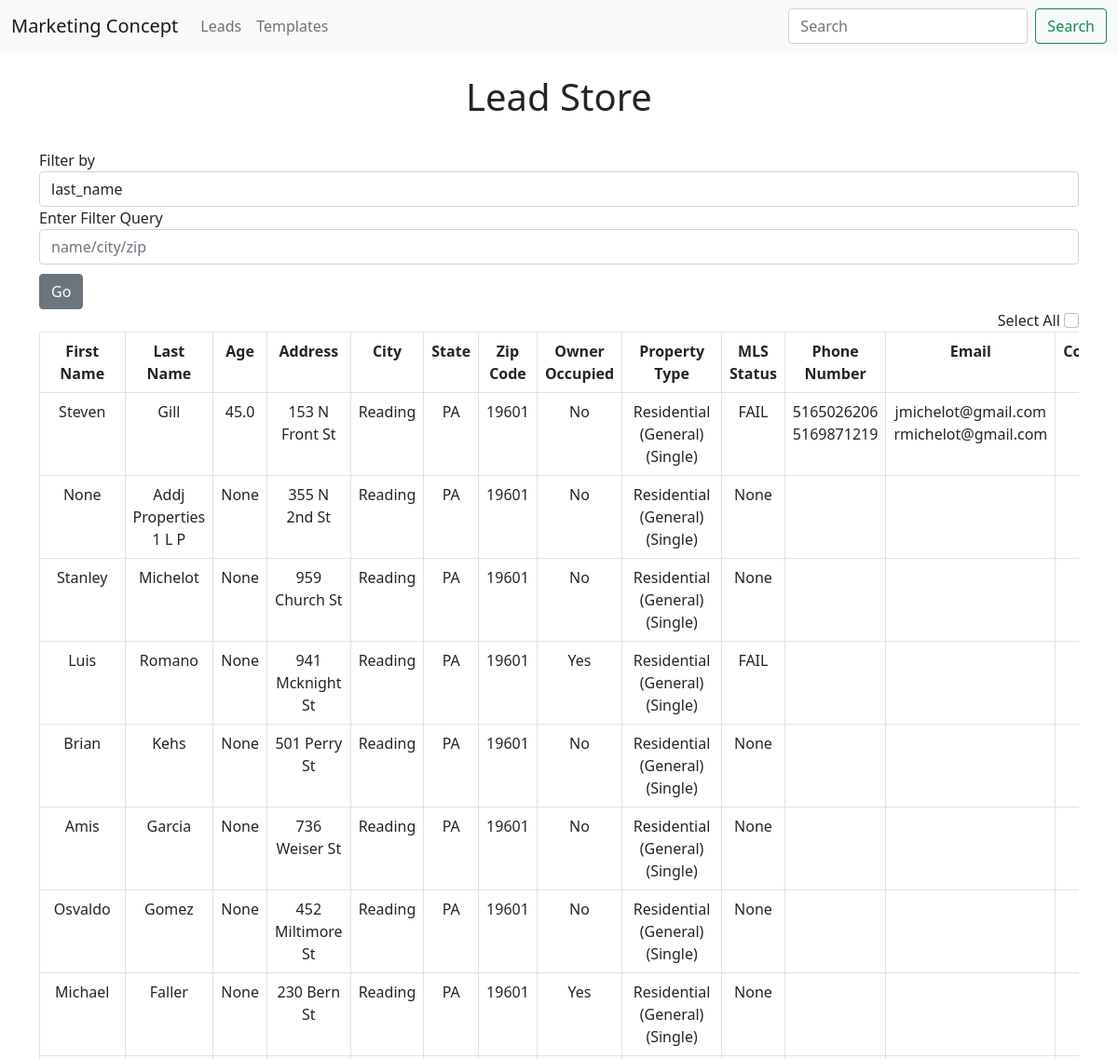
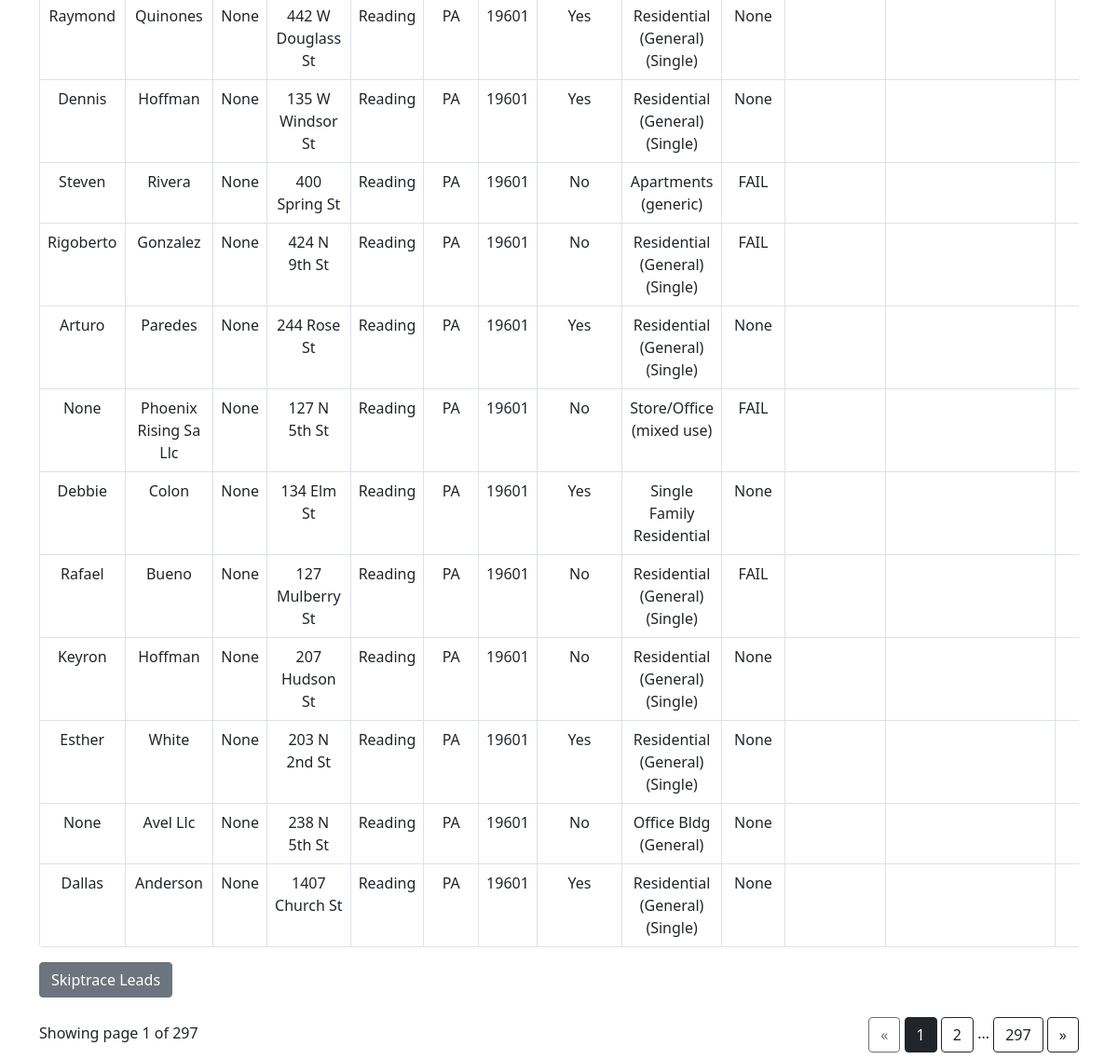
Page /leads on the committed database (2 pictures, top to bottom).
### app.py (models this page shows, shortened)
class Lead(db.Model):
    id = db.Column(db.Integer, primary_key=True)
    first_name = db.Column(db.String(200), nullable=False)
    last_name = db.Column(db.String(200), nullable=False)
    age = db.Column(db.Integer, default=0) #just added
    address = db.Column(db.String(200), nullable=False)
    city = db.Column(db.String(200), nullable=False)
    state = db.Column(db.String(200), nullable=False)
    zip = db.Column(db.String(200), nullable=False)
    owner_occupied = db.Column(db.String, nullable=False)
    property_type = db.Column(db.String, nullable=False)
    mls_status = db.Column(db.String, nullable=False)
    mobile_phones = db.relationship('Phone_Number', backref='lead')
    emails = db.relationship('Email', backref='lead')
    contacted = db.Column(db.Integer, default=0)
    contact_time = db.Column(db.DateTime)
    template_sent = db.Column(db.String(200), nullable=False)
    response = db.Column(db.String(200))
    motivation_level = db.Column(db.String(200), nullable=False)

class Phone_Number(db.Model):
    id = db.Column(db.Integer, primary_key=True)
    mobile_phone = db.Column(db.String(20), nullable=False)
    contacted = db.Column(db.Integer, default=0)
    contact_time = db.Column(db.DateTime)
    response = db.Column(db.String(200))
    lead_id = db.Column(db.Integer, db.ForeignKey('lead.id'))
    __table_args__ = (
        db.UniqueConstraint('lead_id', 'mobile_phone', name='unique_phone_numbers'),
    )

class Email(db.Model):
    id = db.Column(db.Integer, primary_key=True)
    email_address = db.Column(db.String(20), nullable=False)
    contacted = db.Column(db.Integer, default=0)
    contact_time = db.Column(db.DateTime)
    response = db.Column(db.String(200))
    lead_id = db.Column(db.Integer, db.ForeignKey('lead.id'))
    __table_args__ = (
        db.UniqueConstraint('lead_id', 'email_address', name='unique_emails'),
    )

### app.py (the view)
@app.route('/leads', methods=['POST', 'GET'])
def leads():
    if request.method == 'POST':
        selected = request.form.getlist('select')
        print(selected)
    page = request.args.get('page', 1, type=int)
    leads = db.session.query(Lead).paginate(page=page, per_page=ROWS_PER_PAGE)
    return render_template('leads.html', leads=leads)

### templates/leads.html (shortened to what this page needs)
{% extends 'base.html' %}
{% block body %}
<br><h1 style="text-align:center">Lead Store</h1><br>
<form class="form-inline" method="POST" action="{{ url_for('updated_filter') }}">
    <div class="form-group">
        <label for="exampleFormControlInput1">Filter by </label>
        <div class="input-group">
                <select name="comp_select" class="selectpicker form-control">
                    <option>last_name</option>
                </select>
        </div>
        <div class="form-group">
            <label for="exampleFormControlInput1">Enter Filter Query</label>
            <input name="info" class="form-control" id="exampleFormControlInput1" placeholder="name/city/zip">
        </div>
        <button type="submit" class="btn btn-secondary" style="margin-top: 10px;">Go</button>
    </div>
</form>
<span style="float: right;">Select All  <input class="form-check-input" type="checkbox"  id='updateme' onClick="toggle(this)"/></span><br/>
<div class="table-responsive">
    <form action="" method='POST'>
        <table class="table table-bordered" style="border-radius: 4px; overflow: hidden;">
            <tr>
                <th>First Name</th>
                <th>Last Name</th>
                <th>Age</th>
                <th>Address</th>
                <th>City</th>
                <th>State</th>
                <th>Zip Code</th>
                <th>Owner Occupied</th>
                <th>Property Type</th>
                <th>MLS Status</th>
                <th>Phone Number</th>
                <th>Email</th>
                <th>Contacted?</th>
            </tr>
            {%  for lead in leads.items %}
            <tr>
                <td>{{lead.first_name}}</td>
                <td>{{lead.last_name}}</td>
                <td>{{lead.age}}</td>
                <td>{{lead.address}}</td>
                <td>{{lead.city}}</td>
                <td>{{lead.state}}</td>
                <td>{{lead.zip}}</td>
                <td>{{lead.owner_occupied}}</td>
                <td>{{lead.property_type}}</td>
                <td>{{lead.mls_status}}</td>
                <td>
                    {% for mobile_phone in lead.mobile_phones %}
                        {{mobile_phone.mobile_phone
                            .replace(" ", "")
                            .replace("-", "")
                            .replace("(", "")
                            .replace(")", "")}}<br>
                    {% endfor %}
                </td>
                <td>
                    {% for email in lead.emails %}
                        {{email.email_address}}<br>
                    {% endfor %}
                </td>
                <td>{{lead.contacted}}</td>
            </tr>
            {% endfor %}
        </table>
        <button type='submit' class="btn btn-secondary" style="margin-bottom: 10px;">Skiptrace Leads</button>
    </form>
</div>
<div class="text-right" style="float: right; margin-top: 11px;">
    <a href="{{ url_for('leads', page=leads.prev_num) }}"
       class="btn btn-outline-dark
       {% if leads.page == 1 %}disabled{% endif %}">
        &laquo;
    </a>
    {% for page_num in leads.iter_pages(left_edge=1, right_edge=1, left_current=1, right_current=2) %}
{% if page_num %}
            {% if leads.page == page_num %}
            <a href="{{ url_for('leads', page=page_num) }}"
               class="btn btn-dark">
                {{ page_num }}
            </a>
            {% else %}
            <a href="{{ url_for('leads', page=page_num) }}"
               class="btn btn-outline-dark">
                {{ page_num }}
            </a>
            {% endif %}
        {% else %}
            ...
        {% endif %}
    {% endfor %}
    <a href="{{ url_for('leads', page=leads.next_num) }}"
       class="btn btn-outline-dark
       {% if leads.page == leads.pages %}disabled{% endif %}">
        &raquo;
    </a>
</div>
<p class="text-right mt-3">
   Showing page {{ leads.page }} of {{ leads.pages }}
</p>
{% endblock %}

### static/css/main.css (style rules this page uses)
table, th, td { text-align: center; }

### rows in the picture
Lead: first_name "Steven", last_name "Gill", age "45.0", address "153 N Front St", city "Reading", state "PA", zip "19601", owner_occupied "No", property_type "Residential (General) (Single)", mls_status "FAIL"
Phone_Number: mobile_phone "5165026206"
Phone_Number: mobile_phone "5169871219"
Email: email_address "jmichelot@gmail.com"
Email: email_address "rmichelot@gmail.com"
Lead: first_name "None", last_name "Addj Properties 1 L P", age "None", address "355 N 2nd St", city "Reading", state "PA", zip "19601", owner_occupied "No", property_type "Residential (General) (Single)", mls_status "None"
Lead: first_name "Stanley", last_name "Michelot", age "None", address "959 Church St", city "Reading", state "PA", zip "19601", owner_occupied "No", property_type "Residential (General) (Single)", mls_status "None"
Lead: first_name "Luis", last_name "Romano", age "None", address "941 Mcknight St", city "Reading", state "PA", zip "19601", owner_occupied "Yes", property_type "Residential (General) (Single)", mls_status "FAIL"
Lead: first_name "Brian", last_name "Kehs", age "None", address "501 Perry St", city "Reading", state "PA", zip "19601", owner_occupied "No", property_type "Residential (General) (Single)", mls_status "None"
Lead: first_name "Amis", last_name "Garcia", age "None", address "736 Weiser St", city "Reading", state "PA", zip "19601", owner_occupied "No", property_type "Residential (General) (Single)", mls_status "None"
Lead: first_name "Osvaldo", last_name "Gomez", age "None", address "452 Miltimore St", city "Reading", state "PA", zip "19601", owner_occupied "No", property_type "Residential (General) (Single)", mls_status "None"
Lead: first_name "Michael", last_name "Faller", age "None", address "230 Bern St", city "Reading", state "PA", zip "19601", owner_occupied "Yes", property_type "Residential (General) (Single)", mls_status "None"
Lead: first_name "Raymond", last_name "Quinones", age "None", address "442 W Douglass St", city "Reading", state "PA", zip "19601", owner_occupied "Yes", property_type "Residential (General) (Single)", mls_status "None"
Lead: first_name "Dennis", last_name "Hoffman", age "None", address "135 W Windsor St", city "Reading", state "PA", zip "19601", owner_occupied "Yes", property_type "Residential (General) (Single)", mls_status "None"
Lead: first_name "Steven", last_name "Rivera", age "None", address "400 Spring St", city "Reading", state "PA", zip "19601", owner_occupied "No", property_type "Apartments (generic)", mls_status "FAIL"
Lead: first_name "Rigoberto", last_name "Gonzalez", age "None", address "424 N 9th St", city "Reading", state "PA", zip "19601", owner_occupied "No", property_type "Residential (General) (Single)", mls_status "FAIL"
Lead: first_name "Arturo", last_name "Paredes", age "None", address "244 Rose St", city "Reading", state "PA", zip "19601", owner_occupied "Yes", property_type "Residential (General) (Single)", mls_status "None"
Lead: first_name "None", last_name "Phoenix Rising Sa Llc", age "None", address "127 N 5th St", city "Reading", state "PA", zip "19601", owner_occupied "No", property_type "Store/Office (mixed use)", mls_status "FAIL"
Lead: first_name "Debbie", last_name "Colon", age "None", address "134 Elm St", city "Reading", state "PA", zip "19601", owner_occupied "Yes", property_type "Single Family Residential", mls_status "None"
Lead: first_name "Rafael", last_name "Bueno", age "None", address "127 Mulberry St", city "Reading", state "PA", zip "19601", owner_occupied "No", property_type "Residential (General) (Single)", mls_status "FAIL"
Lead: first_name "Keyron", last_name "Hoffman", age "None", address "207 Hudson St", city "Reading", state "PA", zip "19601", owner_occupied "No", property_type "Residential (General) (Single)", mls_status "None"
Lead: first_name "Esther", last_name "White", age "None", address "203 N 2nd St", city "Reading", state "PA", zip "19601", owner_occupied "Yes", property_type "Residential (General) (Single)", mls_status "None"
Lead: first_name "None", last_name "Avel Llc", age "None", address "238 N 5th St", city "Reading", state "PA", zip "19601", owner_occupied "No", property_type "Office Bldg (General)", mls_status "None"
Lead: first_name "Dallas", last_name "Anderson", age "None", address "1407 Church St", city "Reading", state "PA", zip "19601", owner_occupied "Yes", property_type "Residential (General) (Single)", mls_status "None"

### other values in the picture
{{ page_num }} "1"
{{ page_num }} "2" "297"
{{ leads.page }} "1"
{{ leads.pages }} "297"
